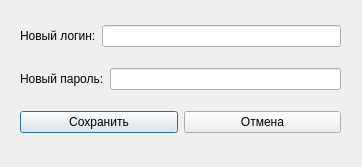
<?xml version="1.0" encoding="UTF-8"?>
<ui version="4.0">
 <class>Dialog</class>
 <widget class="QDialog" name="Dialog">
  <property name="geometry">
   <rect>
    <x>0</x>
    <y>0</y>
    <width>362</width>
    <height>167</height>
   </rect>
  </property>
  <property name="windowTitle">
   <string>Dialog</string>
  </property>
  <widget class="QWidget" name="verticalLayoutWidget">
   <property name="geometry">
    <rect>
     <x>20</x>
     <y>10</y>
     <width>321</width>
     <height>141</height>
    </rect>
   </property>
   <layout class="QVBoxLayout" name="verticalLayout">
    <item>
     <layout class="QHBoxLayout" name="horizontalLayout">
      <item>
       <widget class="QLabel" name="label">
        <property name="text">
         <string>Новый логин:</string>
        </property>
       </widget>
      </item>
      <item>
       <widget class="QLineEdit" name="login_field"/>
      </item>
     </layout>
    </item>
    <item>
     <layout class="QHBoxLayout" name="horizontalLayout_2">
      <item>
       <widget class="QLabel" name="label_2">
        <property name="text">
         <string>Новый пароль:</string>
        </property>
       </widget>
      </item>
      <item>
       <widget class="QLineEdit" name="password_field"/>
      </item>
     </layout>
    </item>
    <item>
     <layout class="QHBoxLayout" name="horizontalLayout_3">
      <item>
       <widget class="QPushButton" name="save_btn">
        <property name="text">
         <string>Сохранить</string>
        </property>
       </widget>
      </item>
      <item>
       <widget class="QPushButton" name="cancel_button">
        <property name="text">
         <string>Отмена</string>
        </property>
       </widget>
      </item>
     </layout>
    </item>
   </layout>
  </widget>
 </widget>
 <resources/>
 <connections/>
</ui>
